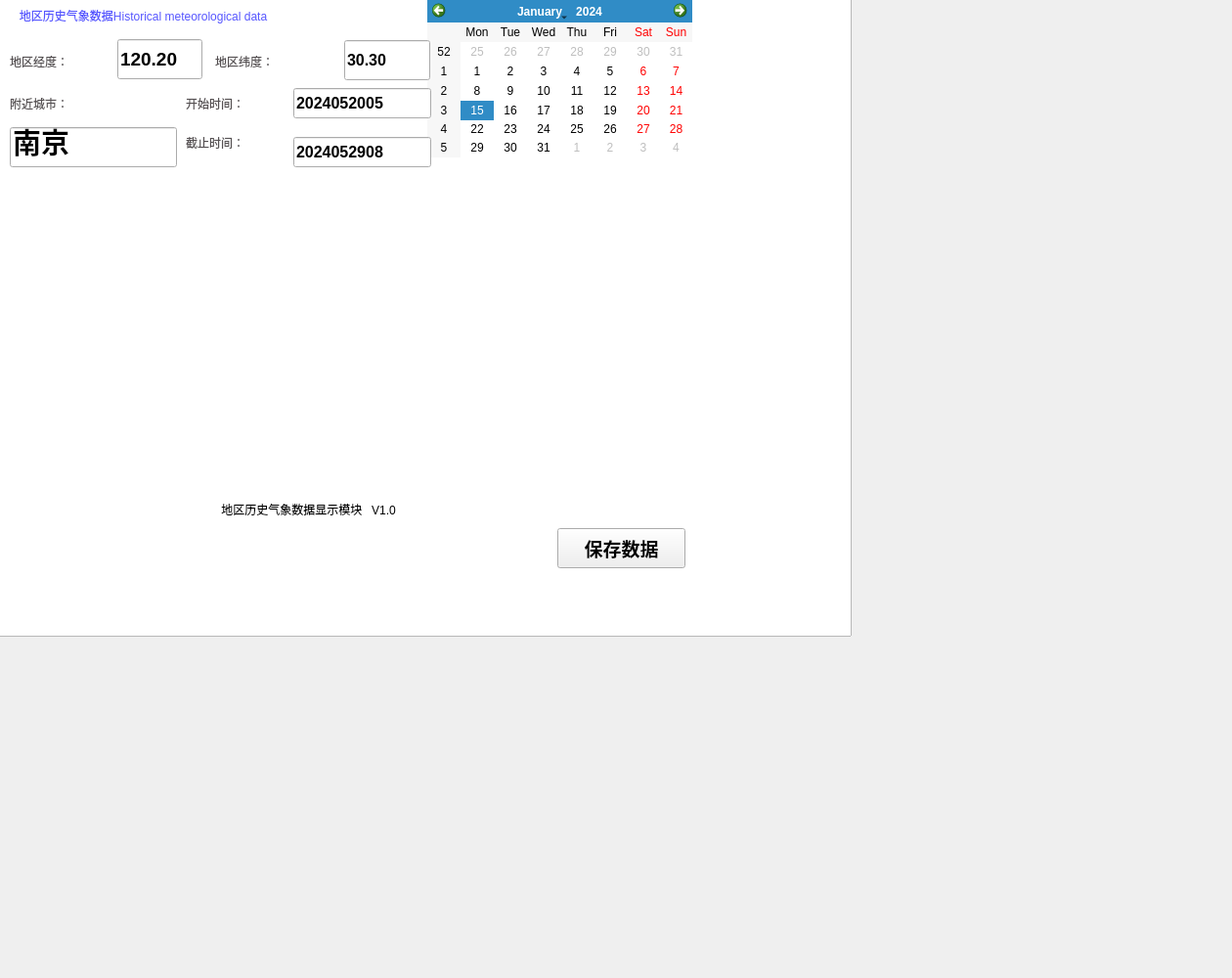
   <widget class="QWidget" name="tab_3">
    <attribute name="title">
     <string>历史气象数据</string>
    </attribute>
    <widget class="QTableView" name="tableView">
     <property name="geometry">
      <rect>
       <x>-380</x>
       <y>-340</y>
       <width>1251</width>
       <height>991</height>
      </rect>
     </property>
     <property name="styleSheet">
      <string notr="true">background-image: url(:/jpg/风切变.jpg);</string>
     </property>
    </widget>
    <widget class="QCalendarWidget" name="calendarWidget">
     <property name="geometry">
      <rect>
       <x>437</x>
       <y>0</y>
       <width>271</width>
       <height>161</height>
      </rect>
     </property>
    </widget>
    <widget class="QLabel" name="label_13">
     <property name="geometry">
      <rect>
       <x>10</x>
       <y>0</y>
       <width>401</width>
       <height>31</height>
      </rect>
     </property>
     <property name="styleSheet">
      <string notr="true">color: rgb(85, 85, 255);
font: 700 12pt &quot;Microsoft YaHei UI&quot;;
background-color: rgb(255, 255, 255);
alternate-background-color: rgb(0, 255, 127);</string>
     </property>
     <property name="text">
      <string>   地区历史气象数据Historical meteorological data</string>
     </property>
    </widget>
    <widget class="QLineEdit" name="Filedirectorycity3">
     <property name="geometry">
      <rect>
       <x>10</x>
       <y>130</y>
       <width>171</width>
       <height>41</height>
      </rect>
     </property>
     <property name="font">
      <font>
       <family>Microsoft YaHei UI</family>
       <pointsize>22</pointsize>
       <italic>false</italic>
       <bold>true</bold>
      </font>
     </property>
     <property name="styleSheet">
      <string notr="true">color: rgb(0, 0, 0);
font: 700 22pt &quot;Microsoft YaHei UI&quot;;</string>
     </property>
     <property name="text">
      <string>南京</string>
     </property>
    </widget>
    <widget class="QLabel" name="label_15">
     <property name="geometry">
      <rect>
       <x>10</x>
       <y>80</y>
       <width>131</width>
       <height>51</height>
      </rect>
     </property>
     <property name="styleSheet">
      <string notr="true">font: 18pt &quot;安景臣毛笔行书&quot;;
color: rgb(85, 80, 82);
</string>
     </property>
     <property name="text">
      <string>附近城市：</string>
     </property>
    </widget>
    <widget class="QLineEdit" name="Filedirectorystarttime">
     <property name="geometry">
      <rect>
       <x>300</x>
       <y>90</y>
       <width>141</width>
       <height>31</height>
      </rect>
     </property>
     <property name="font">
      <font>
       <family>Microsoft YaHei UI</family>
       <pointsize>12</pointsize>
       <italic>false</italic>
       <bold>true</bold>
      </font>
     </property>
     <property name="styleSheet">
      <string notr="true">color: rgb(0, 0, 0);
font: 700 12pt &quot;Microsoft YaHei UI&quot;;</string>
     </property>
     <property name="text">
      <string>2024052005</string>
     </property>
    </widget>
    <widget class="QLineEdit" name="Filedirectoryendtime">
     <property name="geometry">
      <rect>
       <x>300</x>
       <y>140</y>
       <width>141</width>
       <height>31</height>
      </rect>
     </property>
     <property name="font">
      <font>
       <family>Microsoft YaHei UI</family>
       <pointsize>12</pointsize>
       <italic>false</italic>
       <bold>true</bold>
      </font>
     </property>
     <property name="styleSheet">
      <string notr="true">color: rgb(0, 0, 0);
font: 700 12pt &quot;Microsoft YaHei UI&quot;;</string>
     </property>
     <property name="text">
      <string>2024052908</string>
     </property>
    </widget>
    <widget class="QLabel" name="label_16">
     <property name="geometry">
      <rect>
       <x>190</x>
       <y>80</y>
       <width>131</width>
       <height>51</height>
      </rect>
     </property>
     <property name="styleSheet">
      <string notr="true">font: 18pt &quot;安景臣毛笔行书&quot;;
color: rgb(85, 80, 82);
</string>
     </property>
     <property name="text">
      <string>开始时间：</string>
     </property>
    </widget>
    <widget class="QLabel" name="label_17">
     <property name="geometry">
      <rect>
       <x>190</x>
       <y>120</y>
       <width>131</width>
       <height>51</height>
      </rect>
     </property>
     <property name="styleSheet">
      <string notr="true">font: 18pt &quot;安景臣毛笔行书&quot;;
color: rgb(85, 80, 82);
</string>
     </property>
     <property name="text">
      <string>截止时间：</string>
     </property>
    </widget>
    <widget class="QLabel" name="labelV_3">
     <property name="geometry">
      <rect>
       <x>-40</x>
       <y>510</y>
       <width>781</width>
       <height>21</height>
      </rect>
     </property>
     <property name="styleSheet">
      <string notr="true">color: rgb(0, 0, 0);
font: 10pt &quot;Microsoft YaHei UI&quot;;</string>
     </property>
     <property name="text">
      <string>                                                                                地区历史气象数据显示模块   V1.0</string>
     </property>
    </widget>
    <widget class="QPushButton" name="SaveBtnpast">
     <property name="geometry">
      <rect>
       <x>570</x>
       <y>540</y>
       <width>131</width>
       <height>41</height>
      </rect>
     </property>
     <property name="sizePolicy">
      <sizepolicy hsizetype="Expanding" vsizetype="Expanding">
       <horstretch>0</horstretch>
       <verstretch>0</verstretch>
      </sizepolicy>
     </property>
     <property name="font">
      <font>
       <family>Microsoft New Tai Lue</family>
       <pointsize>14</pointsize>
       <italic>false</italic>
       <bold>true</bold>
      </font>
     </property>
     <property name="styleSheet">
      <string notr="true">font: 700 14pt &quot;Microsoft New Tai Lue&quot;;
</string>
     </property>
     <property name="text">
      <string>保存数据</string>
     </property>
    </widget>
    <widget class="QLabel" name="label_18">
     <property name="geometry">
      <rect>
       <x>10</x>
       <y>50</y>
       <width>118</width>
       <height>26</height>
      </rect>
     </property>
     <property name="styleSheet">
      <string notr="true">font: 18pt &quot;安景臣毛笔行书&quot;;
color: rgb(85, 80, 82);
</string>
     </property>
     <property name="text">
      <string>地区经度：</string>
     </property>
    </widget>
    <widget class="QLineEdit" name="Filedirectorylat">
     <property name="geometry">
      <rect>
       <x>352</x>
       <y>41</y>
       <width>88</width>
       <height>41</height>
      </rect>
     </property>
     <property name="font">
      <font>
       <family>Microsoft YaHei UI</family>
       <pointsize>12</pointsize>
       <italic>false</italic>
       <bold>true</bold>
      </font>
     </property>
     <property name="styleSheet">
      <string notr="true">color: rgb(0, 0, 0);
font: 700 12pt &quot;Microsoft YaHei UI&quot;;</string>
     </property>
     <property name="text">
      <string>30.30</string>
     </property>
    </widget>
    <widget class="QLabel" name="label_19">
     <property name="geometry">
      <rect>
       <x>220</x>
       <y>50</y>
       <width>118</width>
       <height>26</height>
      </rect>
     </property>
     <property name="styleSheet">
      <string notr="true">font: 18pt &quot;安景臣毛笔行书&quot;;
color: rgb(85, 80, 82);
</string>
     </property>
     <property name="text">
      <string>地区纬度：</string>
     </property>
    </widget>
    <widget class="QLineEdit" name="Filedirectorylong">
     <property name="geometry">
      <rect>
       <x>120</x>
       <y>40</y>
       <width>87</width>
       <height>41</height>
      </rect>
     </property>
     <property name="font">
      <font>
       <family>Microsoft YaHei UI</family>
       <pointsize>14</pointsize>
       <italic>false</italic>
       <bold>true</bold>
      </font>
     </property>
     <property name="styleSheet">
      <string notr="true">color: rgb(0, 0, 0);
font: 700 14pt &quot;Microsoft YaHei UI&quot;;</string>
     </property>
     <property name="text">
      <string>120.20</string>
     </property>
    </widget>
    <widget class="QLabel" name="labelfig">
     <property name="geometry">
      <rect>
       <x>20</x>
       <y>170</y>
       <width>681</width>
       <height>371</height>
      </rect>
     </property>
     <property name="text">
      <string/>
     </property>
    </widget>
   </widget>
